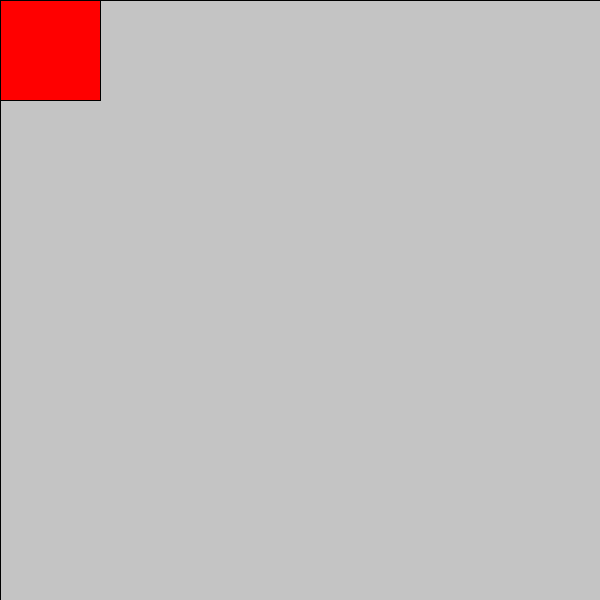
Frame 1 (no input)
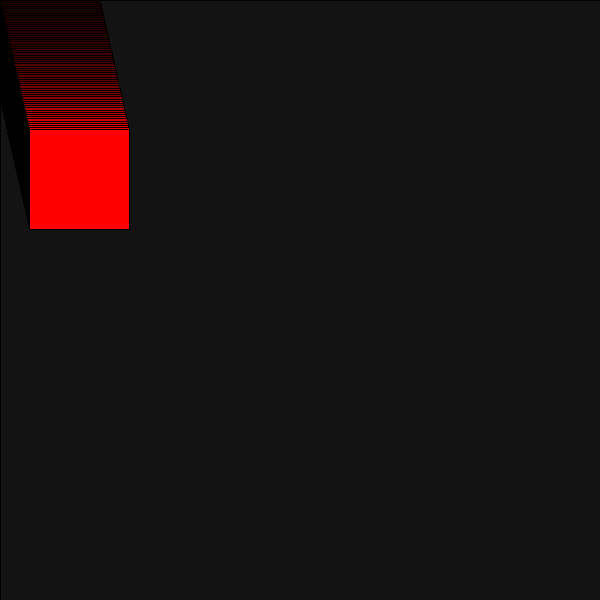
Frame 60 (the mouse pressed at the canvas centre just before this capture)
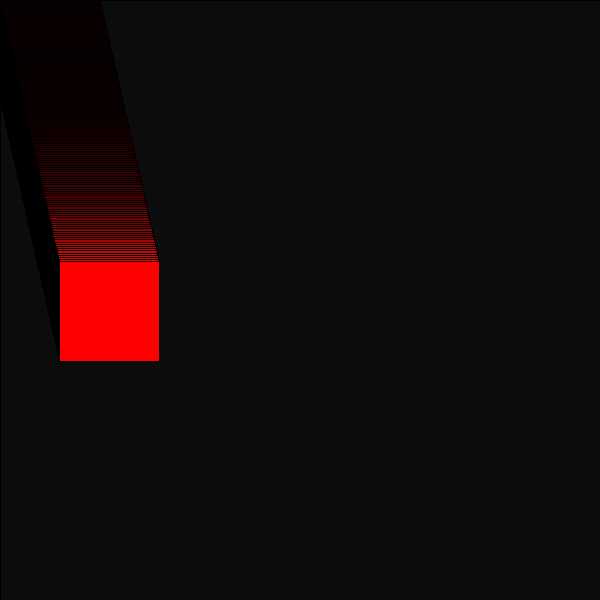
Frame 120 (the mouse held since frame 60 and released just before this capture)

The Processing sketch that drew these frames (run headless with seeded random() and noise(); from frame 60 on, the mouse is pressed at the canvas centre):

// Processing sketch: s00_graphicsReview
// ── s00_graphicsReview.pde
void setup() {
  size(600,600);
}

float x = 0, y = 0;
float vx = .5, vy = 2.2;
final int boxSize = 100;
void draw() {
  fill(0,0,0, 10);
  rect(0,0, width, height); // partially wipe out last scene with transparent black, leave trail
  fill(255,0,0);
  rect(x,y, boxSize, boxSize);
  x = x + vx; // x += vx;
  y += vy;
  if (y > height - boxSize)
    vy = -vy;
}
